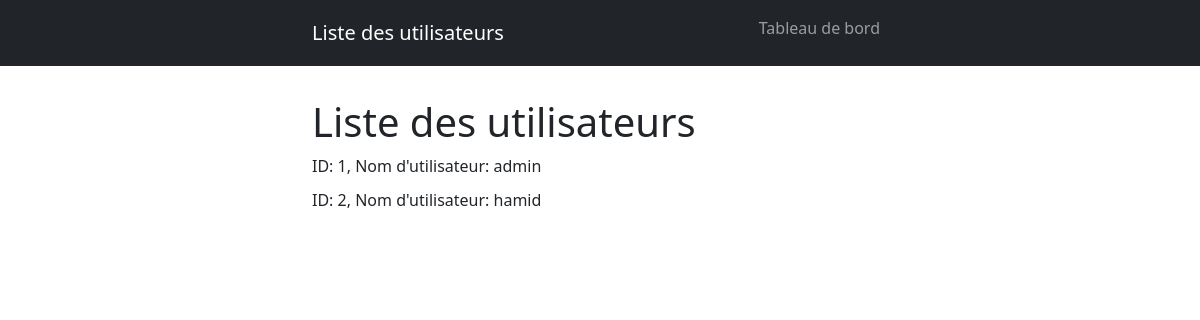
Page /view_users (signed in) on the committed database.
### app.py (models this page shows, shortened)
class User(UserMixin):
    def __init__(self, id, username, password):
        self.id = id
        self.username = username
        self.password_hash = generate_password_hash(password)

### app.py (the view)
@app.route('/view_users')
@login_required
def view_users():
    users = User.query.all()
    return render_template('view_users.html', users=users)

### app.py (called while the page is built)
@login_manager.user_loader
def load_user(user_id):
    return User.query.get(int(user_id))

### templates/view_users.html (shortened to what this page needs)
<!DOCTYPE html>
<html>
<head>
    <link href="https://cdn.jsdelivr.net/npm/bootstrap@5.3.0-alpha1/dist/css/bootstrap.min.css" rel="stylesheet">
</head>
<body>
    <nav class="navbar navbar-expand-lg navbar-dark bg-dark fixed-top">
        <div class="container">
            <a class="navbar-brand" href="#">Liste des utilisateurs</a>
            <div class="collapse navbar-collapse" id="navbarNav">
                <ul class="navbar-nav ms-auto">
                    <li class="nav-item">
                        <a class="nav-link" href="/admin_dashboard">Tableau de bord</a>
                    </li>
                </ul>
            </div>
        </div>
    </nav>
    <div class="container mt-5">
        <h1>Liste des utilisateurs</h1>
        <ul>
            {% for user in users %}
                <li>ID: {{ user.id }}, Nom d'utilisateur: {{ user.username }}</li>
            {% endfor %}
        </ul>
    </div>
</body>
</html>

### templates/view_users.html (style rules this page uses)
body { padding-top: 50px; }
.container { max-width: 600px; margin: 0 auto; }
ul { list-style-type: none; padding: 0; }
li { margin-bottom: 10px; }

### rows in the picture
User: id "1", username "admin"
User: id "2", username "hamid"
